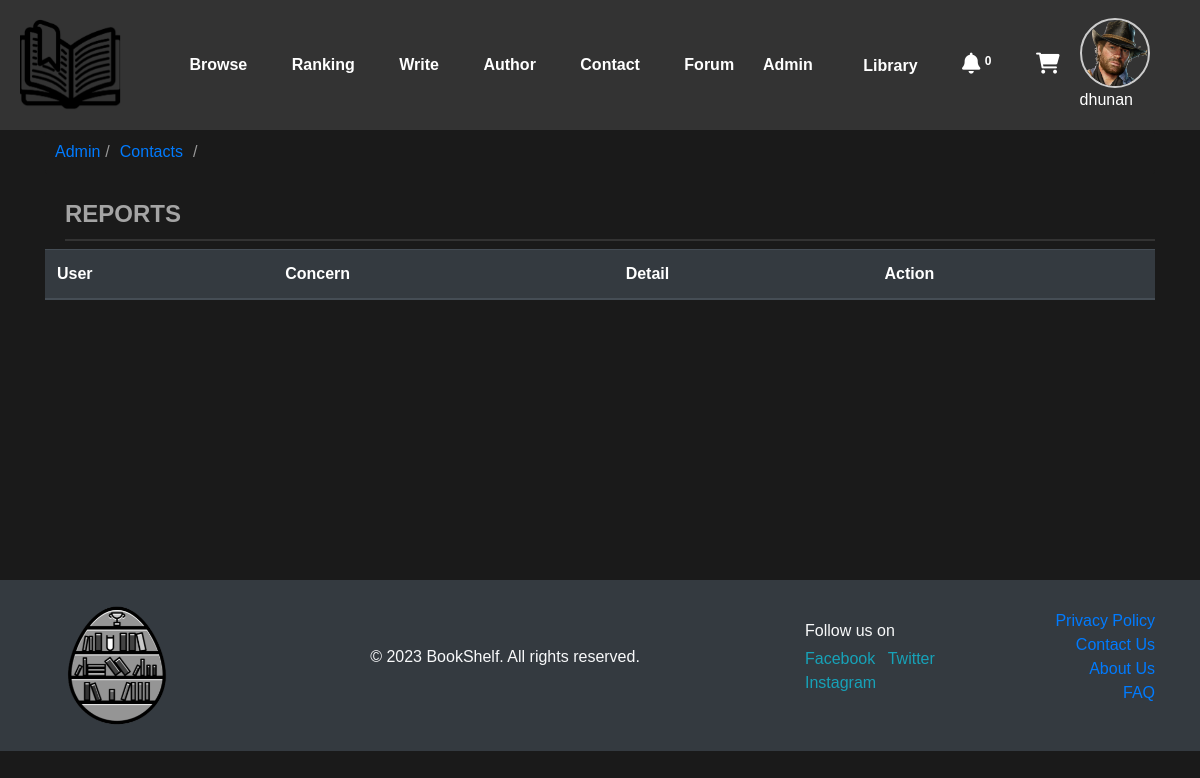
The app's page /contacts/ (signed in), older data.
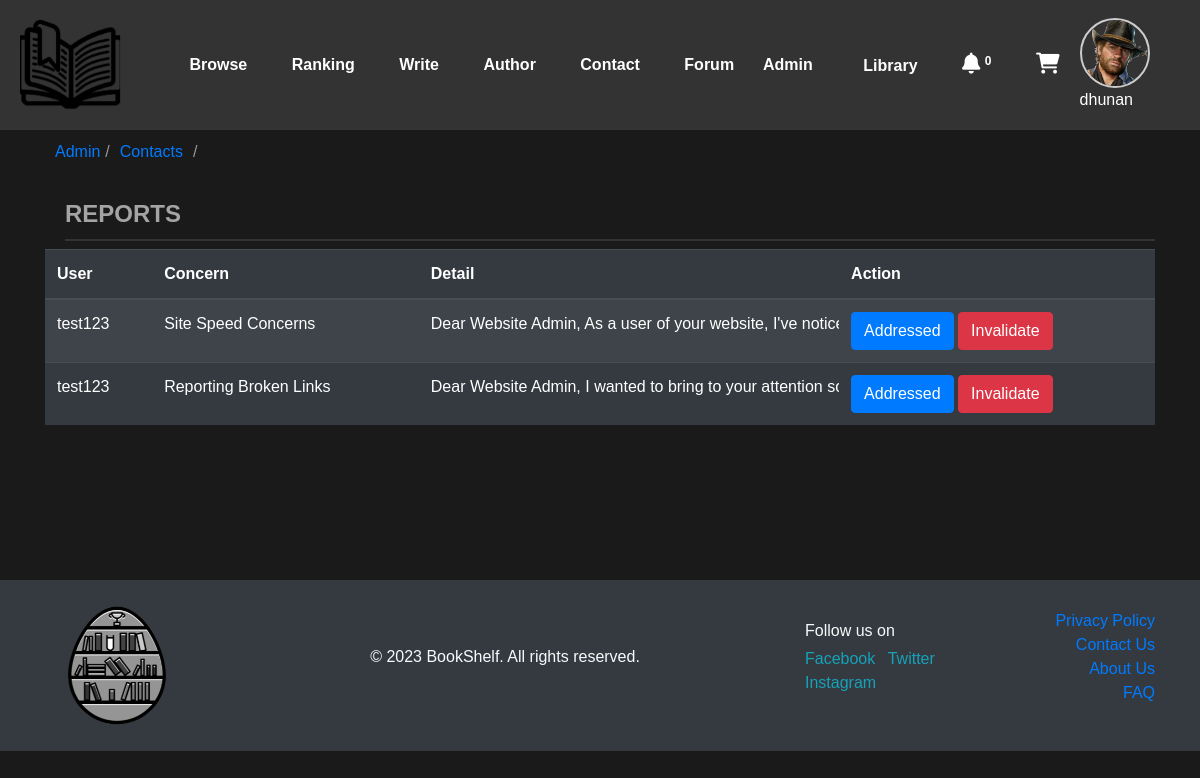
The same page, newer data.
### books/models.py (models this page shows, shortened)
class Contact(models.Model):
    reason = models.CharField(max_length=100)
    user = models.ForeignKey(User, on_delete=models.CASCADE)
    message = models.TextField()
    created_at = models.DateTimeField(auto_now_add=True)
    addressed = models.BooleanField(default=False)  # New field

### BookShelf/views.py (the view)
# urls.py: path('contacts/',views.contacts,name="contacts"),
@user_passes_test(user_is_superuser)
def contacts(request):
    contacts=Contact.objects.filter(addressed=False)
    return render(request,'contacts.html',{'contacts':contacts})

### BookShelf/views.py (called while the page is built)
def user_is_superuser(user):
    return user.is_superuser

### templates/contacts.html (shortened to what this page needs)
{% extends "books/book_list.html" %}
{% block content %}
<div class="container table-container" style="min-height:450px;">
    <div class="breadcrumb">
        <a href="/admin">Admin</a> /
        <a href="">Contacts</a>
      </div>
    <h1>Reports</h1>
    <table class="table table-dark table-striped">
        <thead>
            <tr>
                <th>User</th>
                <th>Concern</th>
                <th>Detail</th>
                <th>Action</th>
            </tr>
        </thead>
        <tbody>
            {% for contact in contacts %}
            <tr>
                <td>{{ contact.user.username }}</td>
                <td>{{ contact.reason }}</td>
                <td class="reason" onclick="toggleReasonExpansion(this)">{{ contact.message  }}</td>
                <td>
                    <button onclick="addressedContact({{ contact.id }})" class="btn btn-primary">Addressed</button>
                    <button onclick="deleteContact({{ contact.id }})" class="btn btn-danger">Invalidate</button>
                </td>
            </tr>
            {% endfor %}
        </tbody>
    </table>
</div>
{% endblock %}

Row changes from the older to the newer data that the page shows:
added Contact: user.username "test123", reason "Site Speed Concerns", message "Dear Website Admin, As a user of your website, I've…"
added Contact: user.username "test123", reason "Reporting Broken Links", message "Dear Website Admin, I wanted to bring to your attention…"
